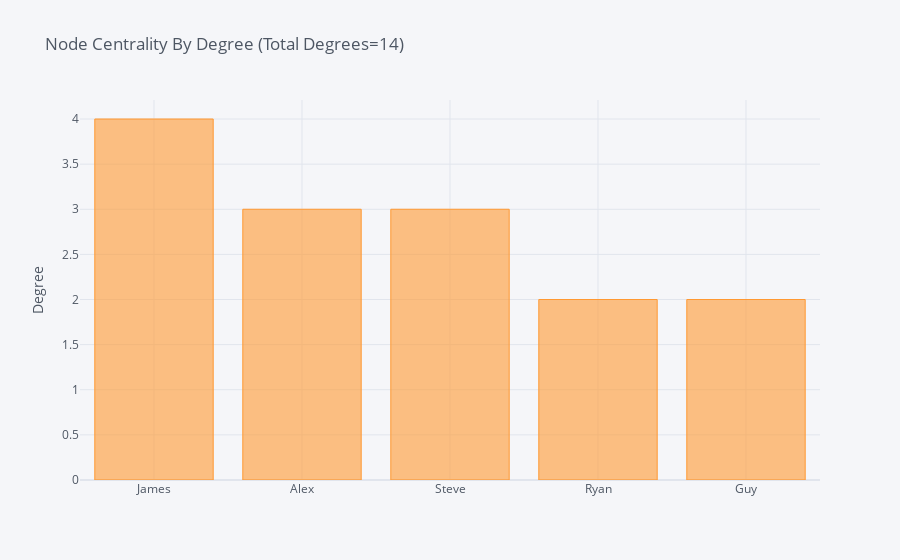

The notebook cell this image was saved under:
### Code cell
g_central = get_degrees(Gg)
g_central

### Figure 1 — Plotly figure (JSON) as saved in the notebook; plotly's stock layout.template omitted (floating-point values rounded to 4 significant figures)
{"data": [{"marker": {"color": "rgba(255, 153, 51, 0.6)", "line": {"color": "rgba(255, 153, 51, 1.0)", "width": 1}}, "name": "Degree", "orientation": "v", "text": "", "type": "bar", "x": ["James", "Alex", "Steve", "Ryan", "Guy"], "y": [4, 3, 3, 2, 2]}], "layout": {"legend": {"bgcolor": "#F5F6F9", "font": {"color": "#4D5663"}}, "paper_bgcolor": "#F5F6F9", "plot_bgcolor": "#F5F6F9", "title": {"font": {"color": "#4D5663"}, "text": "Node Centrality By Degree (Total Degrees=14)"}, "xaxis": {"gridcolor": "#E1E5ED", "showgrid": true, "tickfont": {"color": "#4D5663"}, "title": {"font": {"color": "#4D5663"}, "text": ""}, "zerolinecolor": "#E1E5ED"}, "yaxis": {"gridcolor": "#E1E5ED", "showgrid": true, "tickfont": {"color": "#4D5663"}, "title": {"font": {"color": "#4D5663"}, "text": "Degree"}, "zerolinecolor": "#E1E5ED"}}}
